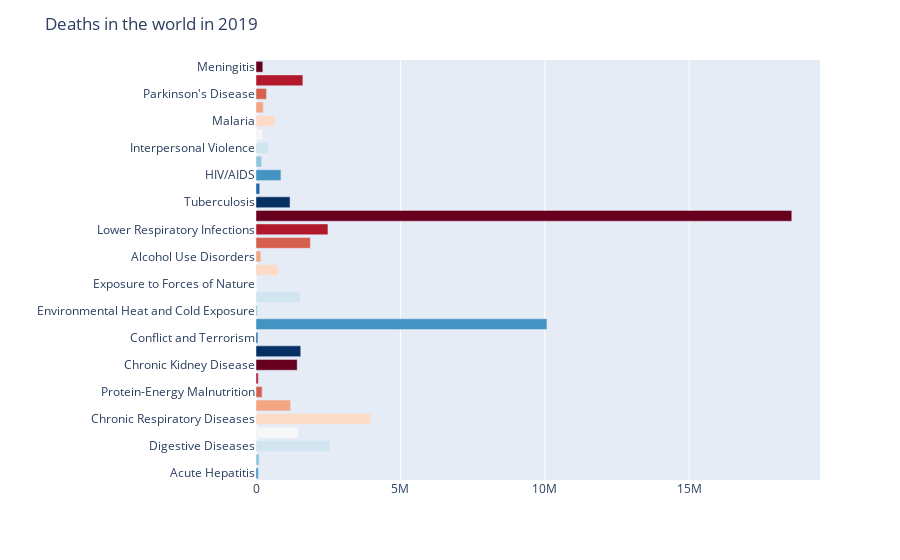

This figure's notebook cell:
### Markdown cell above
E no mundo? Como se distribuiram as causas em 2019?

### Code cell
# Gráfico de barras com o número total de mortes no planeta por cada causa de morte em 2019
bar2 = px.bar(dfFrequence.loc[2019],
            x=dfFrequence.loc[2019].values,
            y=dfFrequence.loc[2019].index,
            color=dfFrequence.loc[2019].index,
            color_discrete_sequence=px.colors.sequential.RdBu,
)
# Inserir título
bar2.update_layout(title="Deaths in the world in 2019")

# Não mostrar a legenda
bar2.update_layout(showlegend=False)

# Não mostrar títulos dos eixos
bar2.update_xaxes(title_text="")
bar2.update_yaxes(title_text="")

bar2

### Figure 1 — Plotly figure (JSON) as saved in the notebook; plotly's stock layout.template omitted (floating-point values rounded to 4 significant figures)
{"data": [{"alignmentgroup": "True", "hovertemplate": "index=%{y}<br>x=%{x}<extra></extra>", "legendgroup": "Meningitis", "marker": {"color": "rgb(103,0,31)", "pattern": {"shape": ""}}, "name": "Meningitis", "offsetgroup": "Meningitis", "orientation": "h", "showlegend": true, "textposition": "auto", "type": "bar", "x": [236084], "xaxis": "x", "y": ["Meningitis"], "yaxis": "y"}, {"alignmentgroup": "True", "hovertemplate": "index=%{y}<br>x=%{x}<extra></extra>", "legendgroup": "Alzheimer's Disease and Other Dementias", "marker": {"color": "rgb(178,24,43)", "pattern": {"shape": ""}}, "name": "Alzheimer's Disease and Other Dementias", "offsetgroup": "Alzheimer's Disease and Other Dementias", "orientation": "h", "showlegend": true, "textposition": "auto", "type": "bar", "x": [1622426], "xaxis": "x", "y": ["Alzheimer's Disease and Other Dementias"], "yaxis": "y"}, {"alignmentgroup": "True", "hovertemplate": "index=%{y}<br>x=%{x}<extra></extra>", "legendgroup": "Parkinson's Disease", "marker": {"color": "rgb(214,96,77)", "pattern": {"shape": ""}}, "name": "Parkinson's Disease", "offsetgroup": "Parkinson's Disease", "orientation": "h", "showlegend": true, "textposition": "auto", "type": "bar", "x": [362702], "xaxis": "x", "y": ["Parkinson's Disease"], "yaxis": "y"}, {"alignmentgroup": "True", "hovertemplate": "index=%{y}<br>x=%{x}<extra></extra>", "legendgroup": "Nutritional Deficiencies", "marker": {"color": "rgb(244,165,130)", "pattern": {"shape": ""}}, "name": "Nutritional Deficiencies", "offsetgroup": "Nutritional Deficiencies", "orientation": "h", "showlegend": true, "textposition": "auto", "type": "bar", "x": [251411], "xaxis": "x", "y": ["Nutritional Deficiencies"], "yaxis": "y"}, {"alignmentgroup": "True", "hovertemplate": "index=%{y}<br>x=%{x}<extra></extra>", "legendgroup": "Malaria", "marker": {"color": "rgb(253,219,199)", "pattern": {"shape": ""}}, "name": "Malaria", "offsetgroup": "Malaria", "orientation": "h", "showlegend": true, "textposition": "auto", "type": "bar", "x": [643201], "xaxis": "x", "y": ["Malaria"], "yaxis": "y"}, {"alignmentgroup": "True", "hovertemplate": "index=%{y}<br>x=%{x}<extra></extra>", "legendgroup": "Drowning", "marker": {"color": "rgb(247,247,247)", "pattern": {"shape": ""}}, "name": "Drowning", "offsetgroup": "Drowning", "orientation": "h", "showlegend": true, "textposition": "auto", "type": "bar", "x": [237069], "xaxis": "x", "y": ["Drowning"], "yaxis": "y"}, {"alignmentgroup": "True", "hovertemplate": "index=%{y}<br>x=%{x}<extra></extra>", "legendgroup": "Interpersonal Violence", "marker": {"color": "rgb(209,229,240)", "pattern": {"shape": ""}}, "name": "Interpersonal Violence", "offsetgroup": "Interpersonal Violence", "orientation": "h", "showlegend": true, "textposition": "auto", "type": "bar", "x": [414157], "xaxis": "x", "y": ["Interpersonal Violence"], "yaxis": "y"}, {"alignmentgroup": "True", "hovertemplate": "index=%{y}<br>x=%{x}<extra></extra>", "legendgroup": "Maternal Disorders", "marker": {"color": "rgb(146,197,222)", "pattern": {"shape": ""}}, "name": "Maternal Disorders", "offsetgroup": "Maternal Disorders", "orientation": "h", "showlegend": true, "textposition": "auto", "type": "bar", "x": [196306], "xaxis": "x", "y": ["Maternal Disorders"], "yaxis": "y"}, {"alignmentgroup": "True", "hovertemplate": "index=%{y}<br>x=%{x}<extra></extra>", "legendgroup": "HIV/AIDS", "marker": {"color": "rgb(67,147,195)", "pattern": {"shape": ""}}, "name": "HIV/AIDS", "offsetgroup": "HIV/AIDS", "orientation": "h", "showlegend": true, "textposition": "auto", "type": "bar", "x": [863056], "xaxis": "x", "y": ["HIV/AIDS"], "yaxis": "y"}, {"alignmentgroup": "True", "hovertemplate": "index=%{y}<br>x=%{x}<extra></extra>", "legendgroup": "Drug Use Disorders", "marker": {"color": "rgb(33,102,172)", "pattern": {"shape": ""}}, "name": "Drug Use Disorders", "offsetgroup": "Drug Use Disorders", "orientation": "h", "showlegend": true, "textposition": "auto", "type": "bar", "x": [128048], "xaxis": "x", "y": ["Drug Use Disorders"], "yaxis": "y"}, {"alignmentgroup": "True", "hovertemplate": "index=%{y}<br>x=%{x}<extra></extra>", "legendgroup": "Tuberculosis", "marker": {"color": "rgb(5,48,97)", "pattern": {"shape": ""}}, "name": "Tuberculosis", "offsetgroup": "Tuberculosis", "orientation": "h", "showlegend": true, "textposition": "auto", "type": "bar", "x": [1179234], "xaxis": "x", "y": ["Tuberculosis"], "yaxis": "y"}, {"alignmentgroup": "True", "hovertemplate": "index=%{y}<br>x=%{x}<extra></extra>", "legendgroup": "Cardiovascular Diseases", "marker": {"color": "rgb(103,0,31)", "pattern": {"shape": ""}}, "name": "Cardiovascular Diseases", "offsetgroup": "Cardiovascular Diseases", "orientation": "h", "showlegend": true, "textposition": "auto", "type": "bar", "x": [18552218], "xaxis": "x", "y": ["Cardiovascular Diseases"], "yaxis": "y"}, {"alignmentgroup": "True", "hovertemplate": "index=%{y}<br>x=%{x}<extra></extra>", "legendgroup": "Lower Respiratory Infections", "marker": {"color": "rgb(178,24,43)", "pattern": {"shape": ""}}, "name": "Lower Respiratory Infections", "offsetgroup": "Lower Respiratory Infections", "orientation": "h", "showlegend": true, "textposition": "auto", "type": "bar", "x": [2491472], "xaxis": "x", "y": ["Lower Respiratory Infections"], "yaxis": "y"}, {"alignmentgroup": "True", "hovertemplate": "index=%{y}<br>x=%{x}<extra></extra>", "legendgroup": "Neonatal Disorders", "marker": {"color": "rgb(214,96,77)", "pattern": {"shape": ""}}, "name": "Neonatal Disorders", "offsetgroup": "Neonatal Disorders", "orientation": "h", "showlegend": true, "textposition": "auto", "type": "bar", "x": [1881372], "xaxis": "x", "y": ["Neonatal Disorders"], "yaxis": "y"}, {"alignmentgroup": "True", "hovertemplate": "index=%{y}<br>x=%{x}<extra></extra>", "legendgroup": "Alcohol Use Disorders", "marker": {"color": "rgb(244,165,130)", "pattern": {"shape": ""}}, "name": "Alcohol Use Disorders", "offsetgroup": "Alcohol Use Disorders", "orientation": "h", "showlegend": true, "textposition": "auto", "type": "bar", "x": [167932], "xaxis": "x", "y": ["Alcohol Use Disorders"], "yaxis": "y"}, {"alignmentgroup": "True", "hovertemplate": "index=%{y}<br>x=%{x}<extra></extra>", "legendgroup": "Self-harm", "marker": {"color": "rgb(253,219,199)", "pattern": {"shape": ""}}, "name": "Self-harm", "offsetgroup": "Self-harm", "orientation": "h", "showlegend": true, "textposition": "auto", "type": "bar", "x": [758697], "xaxis": "x", "y": ["Self-harm"], "yaxis": "y"}, {"alignmentgroup": "True", "hovertemplate": "index=%{y}<br>x=%{x}<extra></extra>", "legendgroup": "Exposure to Forces of Nature", "marker": {"color": "rgb(247,247,247)", "pattern": {"shape": ""}}, "name": "Exposure to Forces of Nature", "offsetgroup": "Exposure to Forces of Nature", "orientation": "h", "showlegend": true, "textposition": "auto", "type": "bar", "x": [6072], "xaxis": "x", "y": ["Exposure to Forces of Nature"], "yaxis": "y"}, {"alignmentgroup": "True", "hovertemplate": "index=%{y}<br>x=%{x}<extra></extra>", "legendgroup": "Diarrheal Diseases", "marker": {"color": "rgb(209,229,240)", "pattern": {"shape": ""}}, "name": "Diarrheal Diseases", "offsetgroup": "Diarrheal Diseases", "orientation": "h", "showlegend": true, "textposition": "auto", "type": "bar", "x": [1533777], "xaxis": "x", "y": ["Diarrheal Diseases"], "yaxis": "y"}, {"alignmentgroup": "True", "hovertemplate": "index=%{y}<br>x=%{x}<extra></extra>", "legendgroup": "Environmental Heat and Cold Exposure", "marker": {"color": "rgb(146,197,222)", "pattern": {"shape": ""}}, "name": "Environmental Heat and Cold Exposure", "offsetgroup": "Environmental Heat and Cold Exposure", "orientation": "h", "showlegend": true, "textposition": "auto", "type": "bar", "x": [47442], "xaxis": "x", "y": ["Environmental Heat and Cold Exposure"], "yaxis": "y"}, {"alignmentgroup": "True", "hovertemplate": "index=%{y}<br>x=%{x}<extra></extra>", "legendgroup": "Neoplasms", "marker": {"color": "rgb(67,147,195)", "pattern": {"shape": ""}}, "name": "Neoplasms", "offsetgroup": "Neoplasms", "orientation": "h", "showlegend": true, "textposition": "auto", "type": "bar", "x": [10074275], "xaxis": "x", "y": ["Neoplasms"], "yaxis": "y"}, {"alignmentgroup": "True", "hovertemplate": "index=%{y}<br>x=%{x}<extra></extra>", "legendgroup": "Conflict and Terrorism", "marker": {"color": "rgb(33,102,172)", "pattern": {"shape": ""}}, "name": "Conflict and Terrorism", "offsetgroup": "Conflict and Terrorism", "orientation": "h", "showlegend": true, "textposition": "auto", "type": "bar", "x": [62932], "xaxis": "x", "y": ["Conflict and Terrorism"], "yaxis": "y"}, {"alignmentgroup": "True", "hovertemplate": "index=%{y}<br>x=%{x}<extra></extra>", "legendgroup": "Diabetes Mellitus", "marker": {"color": "rgb(5,48,97)", "pattern": {"shape": ""}}, "name": "Diabetes Mellitus", "offsetgroup": "Diabetes Mellitus", "orientation": "h", "showlegend": true, "textposition": "auto", "type": "bar", "x": [1549593], "xaxis": "x", "y": ["Diabetes Mellitus"], "yaxis": "y"}, {"alignmentgroup": "True", "hovertemplate": "index=%{y}<br>x=%{x}<extra></extra>", "legendgroup": "Chronic Kidney Disease", "marker": {"color": "rgb(103,0,31)", "pattern": {"shape": ""}}, "name": "Chronic Kidney Disease", "offsetgroup": "Chronic Kidney Disease", "orientation": "h", "showlegend": true, "textposition": "auto", "type": "bar", "x": [1426280], "xaxis": "x", "y": ["Chronic Kidney Disease"], "yaxis": "y"}, {"alignmentgroup": "True", "hovertemplate": "index=%{y}<br>x=%{x}<extra></extra>", "legendgroup": "Poisonings", "marker": {"color": "rgb(178,24,43)", "pattern": {"shape": ""}}, "name": "Poisonings", "offsetgroup": "Poisonings", "orientation": "h", "showlegend": true, "textposition": "auto", "type": "bar", "x": [77130], "xaxis": "x", "y": ["Poisonings"], "yaxis": "y"}, {"alignmentgroup": "True", "hovertemplate": "index=%{y}<br>x=%{x}<extra></extra>", "legendgroup": "Protein-Energy Malnutrition", "marker": {"color": "rgb(214,96,77)", "pattern": {"shape": ""}}, "name": "Protein-Energy Malnutrition", "offsetgroup": "Protein-Energy Malnutrition", "orientation": "h", "showlegend": true, "textposition": "auto", "type": "bar", "x": [212080], "xaxis": "x", "y": ["Protein-Energy Malnutrition"], "yaxis": "y"}, {"alignmentgroup": "True", "hovertemplate": "index=%{y}<br>x=%{x}<extra></extra>", "legendgroup": "Road Injuries", "marker": {"color": "rgb(244,165,130)", "pattern": {"shape": ""}}, "name": "Road Injuries", "offsetgroup": "Road Injuries", "orientation": "h", "showlegend": true, "textposition": "auto", "type": "bar", "x": [1197575], "xaxis": "x", "y": ["Road Injuries"], "yaxis": "y"}, {"alignmentgroup": "True", "hovertemplate": "index=%{y}<br>x=%{x}<extra></extra>", "legendgroup": "Chronic Respiratory Diseases", "marker": {"color": "rgb(253,219,199)", "pattern": {"shape": ""}}, "name": "Chronic Respiratory Diseases", "offsetgroup": "Chronic Respiratory Diseases", "orientation": "h", "showlegend": true, "textposition": "auto", "type": "bar", "x": [3972681], "xaxis": "x", "y": ["Chronic Respiratory Diseases"], "yaxis": "y"}, {"alignmentgroup": "True", "hovertemplate": "index=%{y}<br>x=%{x}<extra></extra>", "legendgroup": "Cirrhosis and Other Chronic Liver Diseases", "marker": {"color": "rgb(247,247,247)", "pattern": {"shape": ""}}, "name": "Cirrhosis and Other Chronic Liver Diseases", "offsetgroup": "Cirrhosis and Other Chronic Liver Diseases", "orientation": "h", "showlegend": true, "textposition": "auto", "type": "bar", "x": [1471148], "xaxis": "x", "y": ["Cirrhosis and Other Chronic Liver Diseases"], "yaxis": "y"}, {"alignmentgroup": "True", "hovertemplate": "index=%{y}<br>x=%{x}<extra></extra>", "legendgroup": "Digestive Diseases", "marker": {"color": "rgb(209,229,240)", "pattern": {"shape": ""}}, "name": "Digestive Diseases", "offsetgroup": "Digestive Diseases", "orientation": "h", "showlegend": true, "textposition": "auto", "type": "bar", "x": [2556209], "xaxis": "x", "y": ["Digestive Diseases"], "yaxis": "y"}, {"alignmentgroup": "True", "hovertemplate": "index=%{y}<br>x=%{x}<extra></extra>", "legendgroup": "Fire, Heat, and Hot Substances", "marker": {"color": "rgb(146,197,222)", "pattern": {"shape": ""}}, "name": "Fire, Heat, and Hot Substances", "offsetgroup": "Fire, Heat, and Hot Substances", "orientation": "h", "showlegend": true, "textposition": "auto", "type": "bar", "x": [111199], "xaxis": "x", "y": ["Fire, Heat, and Hot Substances"], "yaxis": "y"}, {"alignmentgroup": "True", "hovertemplate": "index=%{y}<br>x=%{x}<extra></extra>", "legendgroup": "Acute Hepatitis", "marker": {"color": "rgb(67,147,195)", "pattern": {"shape": ""}}, "name": "Acute Hepatitis", "offsetgroup": "Acute Hepatitis", "orientation": "h", "showlegend": true, "textposition": "auto", "type": "bar", "x": [79142], "xaxis": "x", "y": ["Acute Hepatitis"], "yaxis": "y"}], "layout": {"barmode": "relative", "legend": {"title": {"text": "index"}, "tracegroupgap": 0}, "margin": {"t": 60}, "showlegend": false, "title": {"text": "Deaths in the world in 2019"}, "xaxis": {"anchor": "y", "domain": [0, 1], "title": {"text": ""}}, "yaxis": {"anchor": "x", "categoryarray": ["Acute Hepatitis", "Fire, Heat, and Hot Substances", "Digestive Diseases", "Cirrhosis and Other Chronic Liver Diseases", "Chronic Respiratory Diseases", "Road Injuries", "Protein-Energy Malnutrition", "Poisonings", "Chronic Kidney Disease", "Diabetes Mellitus", "Conflict and Terrorism", "Neoplasms", "Environmental Heat and Cold Exposure", "Diarrheal Diseases", "Exposure to Forces of Nature", "Self-harm", "Alcohol Use Disorders", "Neonatal Disorders", "Lower Respiratory Infections", "Cardiovascular Diseases", "Tuberculosis", "Drug Use Disorders", "HIV/AIDS", "Maternal Disorders", "Interpersonal Violence", "Drowning", "Malaria", "Nutritional Deficiencies", "Parkinson's Disease", "Alzheimer's Disease and Other Dementias", "Meningitis"], "categoryorder": "array", "domain": [0, 1], "title": {"text": ""}}}}
